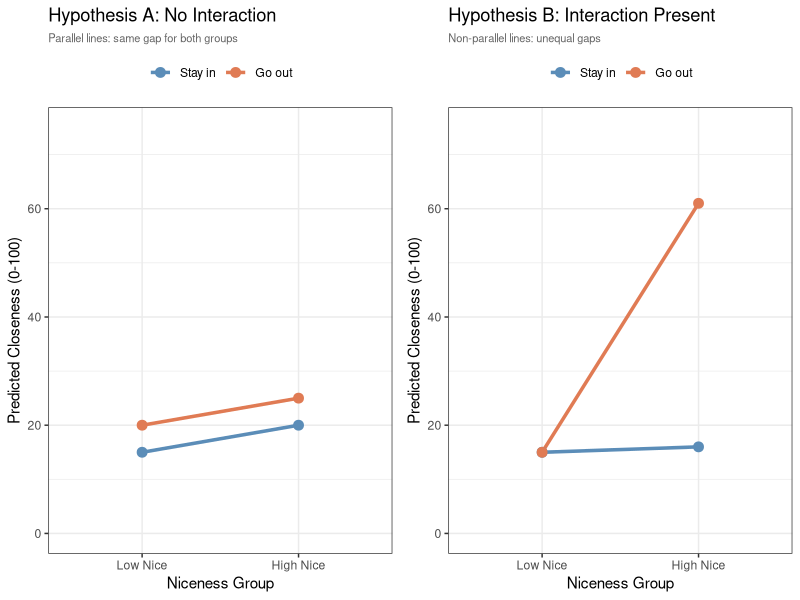
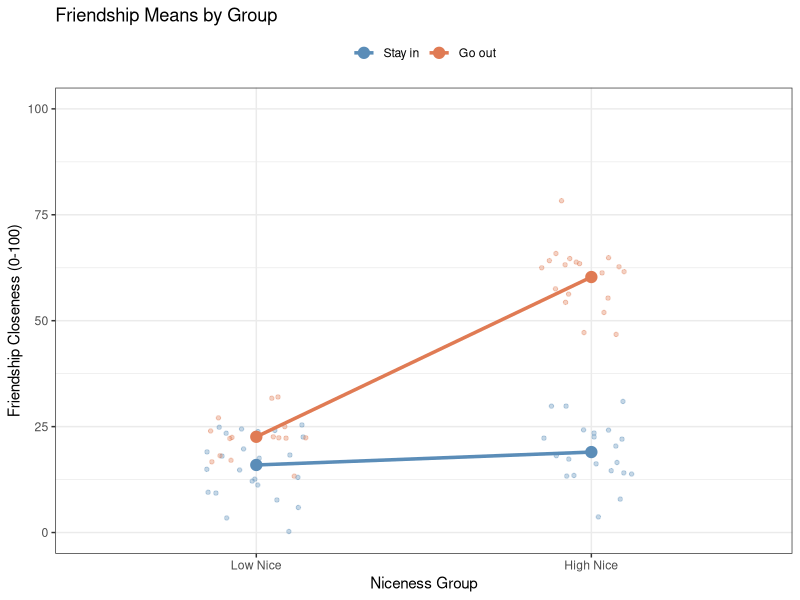
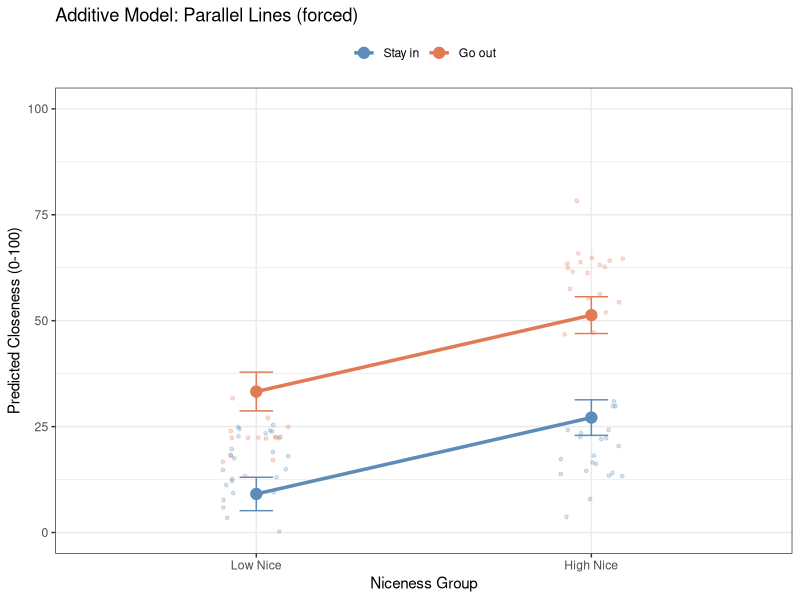
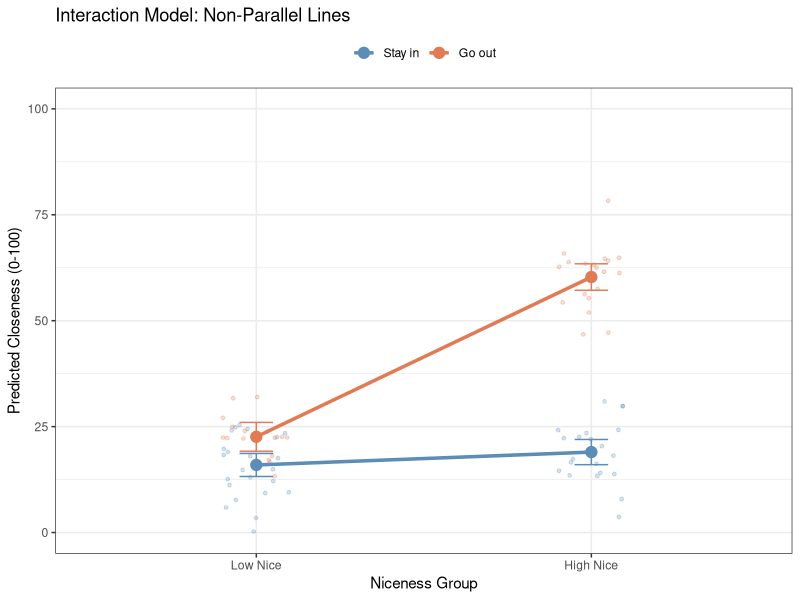
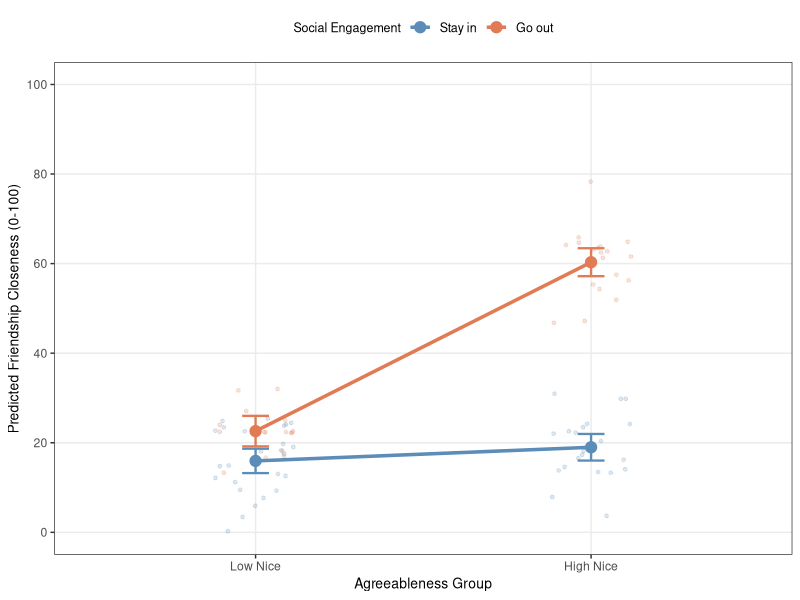

Reproduce these figures in R, in order.
## ---- chunk 1
knitr::opts_chunk$set(echo = FALSE)
knitr::opts_chunk$set(message = FALSE)
knitr::opts_chunk$set(warning = FALSE)
knitr::opts_chunk$set(fig.width = 4.5)
knitr::opts_chunk$set(fig.height = 3.5)
knitr::opts_chunk$set(fig.align = 'center')
knitr::opts_chunk$set(fig.show = "hold")
## ---- chunk 2
library(tidyverse)
library(ggplot2)
library(emmeans)
library(gridExtra)
## ---- chunk 3
#| fig-cap: "The 2 × 2 version of the two hypotheses. With only two levels on the x axis, non-parallel no longer means different slopes; it means differently sized gaps."
#| fig-alt: "Two side-by-side line graphs, each with Low Nice and High Nice on the x axis and predicted closeness from 0 to 75 on the y axis, and two connected points per Going Out group. In the left panel, Hypothesis A No Interaction, the Stay in line rises from 15 to 20 and the Go out line rises from 20 to 25, so the two lines are parallel and the vertical gap stays at 5. In the right panel, Hypothesis B Interaction Present, both lines start at 15 for Low Nice, but the Stay in line rises only to 16 while the Go out line jumps to 61, opening a large gap at the right."

## Hypothesis A: No interaction (equal gaps)
df_A <- data.frame(
  NiceGroup = rep(c("Low Nice", "High Nice"), 2),
  GoingOut  = rep(c("Stay in", "Go out"), each = 2),
  Predicted = c(15, 20, 20, 25)
)
df_A$NiceGroup <- factor(df_A$NiceGroup, levels = c("Low Nice", "High Nice"))
df_A$GoingOut  <- factor(df_A$GoingOut,  levels = c("Stay in", "Go out"))

p_A <- ggplot(df_A, aes(x = NiceGroup, y = Predicted,
                         color = GoingOut, group = GoingOut)) +
  geom_line(linewidth = 1.2) +
  geom_point(size = 3) +
  scale_color_manual(values = c("Stay in" = "#5b8db8", "Go out" = "#e07b54")) +
  scale_y_continuous(limits = c(0, 75)) +
  labs(title = "Hypothesis A: No Interaction",
       subtitle = "Parallel lines: same gap for both groups",
       x = "Niceness Group", y = "Predicted Closeness (0-100)",
       color = NULL) +
  theme_bw() +
  theme(legend.position = "top",
        plot.subtitle = element_text(size = 8, color = "grey40"))

## Hypothesis B: Interaction (unequal gaps)
df_B <- data.frame(
  NiceGroup = rep(c("Low Nice", "High Nice"), 2),
  GoingOut  = rep(c("Stay in", "Go out"), each = 2),
  Predicted = c(15, 16, 15, 61)
)
df_B$NiceGroup <- factor(df_B$NiceGroup, levels = c("Low Nice", "High Nice"))
df_B$GoingOut  <- factor(df_B$GoingOut,  levels = c("Stay in", "Go out"))

p_B <- ggplot(df_B, aes(x = NiceGroup, y = Predicted,
                         color = GoingOut, group = GoingOut)) +
  geom_line(linewidth = 1.2) +
  geom_point(size = 3) +
  scale_color_manual(values = c("Stay in" = "#5b8db8", "Go out" = "#e07b54")) +
  scale_y_continuous(limits = c(0, 75)) +
  labs(title = "Hypothesis B: Interaction Present",
       subtitle = "Non-parallel lines: unequal gaps",
       x = "Niceness Group", y = "Predicted Closeness (0-100)",
       color = NULL) +
  theme_bw() +
  theme(legend.position = "top",
        plot.subtitle = element_text(size = 8, color = "grey40"))

gridExtra::grid.arrange(p_A, p_B, ncol = 2)
## ---- chunk 4
set.seed(42)
n <- 200
X <- runif(n, 0, 10)
Z <- rbinom(n, 1, 0.5)
Y <- 0.05 * X + 0 * Z + 5 * X * Z + 15 + rnorm(n, sd = 7)
Friend.Data.Full <- data.frame(BeingNice = X, GoingOut = Z, Closeness = Y)
Friend.Data.Full$GoingOut_ <- factor(Friend.Data.Full$GoingOut,
                                     levels = c(0, 1),
                                     labels = c("Stay in", "Go out"))

# Create niceness group for extremes
Friend.Data.Full$NiceGroup_ <- ifelse(Friend.Data.Full$BeingNice < 2,  "Low Nice",
                               ifelse(Friend.Data.Full$BeingNice > 8, "High Nice", NA))

# Keep only extreme groups
Friend.Data <- Friend.Data.Full %>%
  filter(!is.na(NiceGroup_)) %>%
  mutate(NiceGroup_ = factor(NiceGroup_, levels = c("Low Nice", "High Nice")))

n_low_stayin  <- sum(Friend.Data$NiceGroup_ == "Low Nice"  & Friend.Data$GoingOut_ == "Stay in")
n_low_goout   <- sum(Friend.Data$NiceGroup_ == "Low Nice"  & Friend.Data$GoingOut_ == "Go out")
n_high_stayin <- sum(Friend.Data$NiceGroup_ == "High Nice" & Friend.Data$GoingOut_ == "Stay in")
n_high_goout  <- sum(Friend.Data$NiceGroup_ == "High Nice" & Friend.Data$GoingOut_ == "Go out")
## ---- chunk 5
Friend.Data %>%
  group_by(NiceGroup_, GoingOut_) %>%
  summarise(n = n(),
            M_Close  = round(mean(Closeness), 2),
            SD_Close = round(sd(Closeness), 2),
            .groups = "drop")
## ---- chunk 6
#| fig-cap: "The four cells before any model is fit. Jittered raw scores with the observed cell means connected by group."
#| fig-alt: "A plot with Low Nice and High Nice on the x axis and Friendship Closeness 0 to 100 on the y axis, showing jittered raw data points and two connected cell-mean lines. The blue Stay in line is nearly flat, from about 16 to 19. The orange Go out line rises steeply from about 23 to about 60. The Go out High Nice cluster of points sits well above every other cell."

cell_means <- Friend.Data %>%
  group_by(NiceGroup_, GoingOut_) %>%
  summarise(M = mean(Closeness), .groups = "drop")

ggplot(Friend.Data, aes(x = NiceGroup_, y = Closeness, color = GoingOut_)) +
  geom_jitter(width = 0.15, alpha = 0.35, size = 1.2) +
  geom_line(data = cell_means, aes(y = M, group = GoingOut_), linewidth = 1.2) +
  geom_point(data = cell_means, aes(y = M), size = 3.5) +
  scale_color_manual(values = c("Stay in" = "#5b8db8", "Go out" = "#e07b54")) +
  scale_y_continuous(limits = c(0, 100)) +
  labs(title = "Friendship Means by Group",
       x = "Niceness Group", y = "Friendship Closeness (0-100)",
       color = NULL) +
  theme_bw() +
  theme(legend.position = "top")
## ---- chunk 7
Model.1 <- lm(Closeness ~ NiceGroup_ + GoingOut_, data = Friend.Data)
summary(Model.1)
## ---- chunk 8
R2.1 <- summary(Model.1)$r.squared
R2.2.temp <- summary(lm(Closeness ~ NiceGroup_ * GoingOut_, data = Friend.Data))$r.squared
## ---- chunk 9
#| fig-cap: "The additive model's estimated cell means, with error bars and the raw data behind them. The lines are parallel because the model is not permitted to draw anything else."
#| fig-alt: "A plot with Low Nice and High Nice on the x axis and predicted closeness 0 to 100 on the y axis, showing two parallel rising lines with error bars over faint raw data. The blue Stay in line runs from about 9 to 27 and the orange Go out line from about 33 to 51, both at the same angle. The raw points do not match: the actual Go out High Nice points cluster near 60, well above the line drawn for them, and the Stay in points sit near 16 to 19 rather than on their line."

Add.Em <- emmeans(Model.1, ~ NiceGroup_ | GoingOut_)
Add.Plot <- as.data.frame(Add.Em)

ggplot(Add.Plot, aes(x = NiceGroup_, y = emmean,
                     color = GoingOut_, group = GoingOut_)) +
  geom_point(data = Friend.Data,
             aes(x = NiceGroup_, y = Closeness, color = GoingOut_),
             alpha = 0.25, size = 1, position = position_jitter(width = 0.1)) +
  geom_line(linewidth = 1.2) +
  geom_point(size = 3.5) +
  geom_errorbar(aes(ymin = lower.CL, ymax = upper.CL), width = 0.1) +
  scale_color_manual(values = c("Stay in" = "#5b8db8", "Go out" = "#e07b54")) +
  scale_y_continuous(limits = c(0, 100)) +
  labs(title = "Additive Model: Parallel Lines (forced)",
       x = "Niceness Group", y = "Predicted Closeness (0-100)",
       color = NULL) +
  theme_bw() +
  theme(legend.position = "top")
## ---- chunk 10
Model.2 <- lm(Closeness ~ NiceGroup_ * GoingOut_, data = Friend.Data)
summary(Model.2)
## ---- chunk 11
R2.1 <- summary(Model.1)$r.squared
R2.2 <- summary(Model.2)$r.squared
aov_comp  <- anova(Model.1, Model.2)
delta_F   <- round(aov_comp$F[2], 2)
delta_df1 <- aov_comp$Df[2]
delta_df2 <- aov_comp$Res.Df[2]
delta_p   <- aov_comp$`Pr(>F)`[2]
## ---- chunk 12
knitr::kable(anova(Model.1, Model.2), digits = 3,
             caption = "Model Comparison: Additive vs. Interaction")
## ---- chunk 13
cat("Additive model R-squared:    ", round(R2.1, 3), "\n")
cat("Interaction model R-squared: ", round(R2.2, 3), "\n")
cat("Change in R-squared:         ", round(R2.2 - R2.1, 3), "\n")
## ---- chunk 14
#| fig-cap: "The interaction model's estimated cell means. Freed to give each row its own gap, the model reproduces the four observed cell means exactly."
#| fig-alt: "A plot with Low Nice and High Nice on the x axis and predicted closeness 0 to 100 on the y axis, showing two clearly non-parallel lines with error bars over faint raw data. The blue Stay in line is nearly flat, from about 16 to 19. The orange Go out line climbs steeply from about 23 to about 60. The raw points now sit tightly around their own cell means."

Inter.Em <- emmeans(Model.2, ~ NiceGroup_ | GoingOut_)
Inter.Plot <- as.data.frame(Inter.Em)

ggplot(Inter.Plot, aes(x = NiceGroup_, y = emmean,
                       color = GoingOut_, group = GoingOut_)) +
  geom_point(data = Friend.Data,
             aes(x = NiceGroup_, y = Closeness, color = GoingOut_),
             alpha = 0.25, size = 1, position = position_jitter(width = 0.1)) +
  geom_line(linewidth = 1.2) +
  geom_point(size = 3.5) +
  geom_errorbar(aes(ymin = lower.CL, ymax = upper.CL), width = 0.1) +
  scale_color_manual(values = c("Stay in" = "#5b8db8", "Go out" = "#e07b54")) +
  scale_y_continuous(limits = c(0, 100)) +
  labs(title = "Interaction Model: Non-Parallel Lines",
       x = "Niceness Group", y = "Predicted Closeness (0-100)",
       color = NULL) +
  theme_bw() +
  theme(legend.position = "top")
## ---- chunk 15
summary(Model.2)
## ---- chunk 16
B0 <- round(coef(Model.2)["(Intercept)"], 2)
B1 <- round(coef(Model.2)["NiceGroup_High Nice"], 2)
B2 <- round(coef(Model.2)["GoingOut_Go out"], 2)
B3 <- round(coef(Model.2)["NiceGroup_High Nice:GoingOut_Go out"], 2)
SE3 <- round(summary(Model.2)$coefficients["NiceGroup_High Nice:GoingOut_Go out", "Std. Error"], 2)
t3  <- round(summary(Model.2)$coefficients["NiceGroup_High Nice:GoingOut_Go out", "t value"], 2)
p3  <- summary(Model.2)$coefficients["NiceGroup_High Nice:GoingOut_Go out", "Pr(>|t|)"]
## ---- chunk 17
Fit.2 <- emmeans(Model.2, ~ NiceGroup_ | GoingOut_)
pairs(Fit.2, adjust = "none") %>% summary(infer = TRUE)
## ---- chunk 18
se_out <- pairs(Fit.2, adjust = "none") %>% summary(infer = TRUE)
se_df  <- as.data.frame(se_out)
b_stayin <- round(se_df$estimate[se_df$GoingOut_ == "Stay in"], 2)
b_goout  <- round(se_df$estimate[se_df$GoingOut_ == "Go out"],  2)
p_stayin <- se_df$p.value[se_df$GoingOut_ == "Stay in"]
p_goout  <- se_df$p.value[se_df$GoingOut_ == "Go out"]
t_stayin <- round(se_df$t.ratio[se_df$GoingOut_ == "Stay in"], 2)
t_goout  <- round(se_df$t.ratio[se_df$GoingOut_ == "Go out"],  2)
se_stayin <- round(se_df$SE[se_df$GoingOut_ == "Stay in"], 2)
se_goout  <- round(se_df$SE[se_df$GoingOut_ == "Go out"],  2)
## ---- chunk 19
eff_size(Fit.2,
         sigma = sigma(Model.2),
         edf   = df.residual(Model.2),
         method = "pairwise")
## ---- chunk 20
d_out   <- eff_size(Fit.2, sigma = sigma(Model.2), edf = df.residual(Model.2))
d_df    <- as.data.frame(d_out)
d_stay  <- round(abs(d_df$effect.size[d_df$GoingOut_ == "Stay in"]), 2)
d_go    <- round(abs(d_df$effect.size[d_df$GoingOut_ == "Go out"]),  2)
## ---- chunk 21
sm2    <- summary(Model.2)$coefficients
sm1_f  <- summary(Model.1)$fstatistic
m1_F   <- round(sm1_f[1], 2)
m1_df1 <- sm1_f[2]
m1_df2 <- sm1_f[3]

cell_desc <- Friend.Data %>%
  group_by(NiceGroup_, GoingOut_) %>%
  summarise(M = round(mean(Closeness), 1),
            SD = round(sd(Closeness), 1), .groups = "drop")

m_ln_si  <- cell_desc$M[cell_desc$NiceGroup_ == "Low Nice"  & cell_desc$GoingOut_ == "Stay in"]
sd_ln_si <- cell_desc$SD[cell_desc$NiceGroup_ == "Low Nice"  & cell_desc$GoingOut_ == "Stay in"]
m_ln_go  <- cell_desc$M[cell_desc$NiceGroup_ == "Low Nice"  & cell_desc$GoingOut_ == "Go out"]
sd_ln_go <- cell_desc$SD[cell_desc$NiceGroup_ == "Low Nice"  & cell_desc$GoingOut_ == "Go out"]
m_hn_si  <- cell_desc$M[cell_desc$NiceGroup_ == "High Nice" & cell_desc$GoingOut_ == "Stay in"]
sd_hn_si <- cell_desc$SD[cell_desc$NiceGroup_ == "High Nice" & cell_desc$GoingOut_ == "Stay in"]
m_hn_go  <- cell_desc$M[cell_desc$NiceGroup_ == "High Nice" & cell_desc$GoingOut_ == "Go out"]
sd_hn_go <- cell_desc$SD[cell_desc$NiceGroup_ == "High Nice" & cell_desc$GoingOut_ == "Go out"]
## ---- chunk 22
#| fig-alt: "A publication-style figure with Agreeableness Group, Low Nice and High Nice, on the x axis and Predicted Friendship Closeness 0 to 100 on the y axis. Two non-parallel lines connect model-estimated cell means with 95 percent confidence error bars, over faint jittered raw data. The blue Stay in line is nearly flat from about 16 to 19; the orange Go out line rises steeply from about 23 to about 60. The legend, titled Social Engagement, sits above the plot."

# APA interaction plot: categorical × categorical
Fig.Data <- as.data.frame(emmeans(Model.2, ~ NiceGroup_ | GoingOut_))

ggplot(Fig.Data, aes(x = NiceGroup_, y = emmean,
                     color = GoingOut_, group = GoingOut_)) +
  # Raw data (faint)
  geom_point(data = Friend.Data,
             aes(x = NiceGroup_, y = Closeness, color = GoingOut_),
             alpha = 0.20, size = 1,
             position = position_jitter(width = 0.12)) +
  # Confidence intervals
  geom_errorbar(aes(ymin = lower.CL, ymax = upper.CL),
                width = 0.08, linewidth = 0.8) +
  # Connecting lines
  geom_line(linewidth = 1.2) +
  # Cell mean points
  geom_point(size = 3.5) +
  scale_color_manual(values = c("Stay in" = "#5b8db8",
                                "Go out"  = "#e07b54"),
                     labels = c("Stay in", "Go out")) +
  scale_y_continuous(limits = c(0, 100),
                     breaks = seq(0, 100, 20)) +
  labs(x     = "Agreeableness Group",
       y     = "Predicted Friendship Closeness (0-100)",
       color = "Social Engagement") +
  theme_bw() +
  theme(legend.position   = "top",
        legend.title      = element_text(size = 9),
        legend.text       = element_text(size = 9),
        axis.title        = element_text(size = 10),
        panel.grid.minor  = element_blank())
## ---- chunk 23
anova(Model.2)
## ---- chunk 24
aov_tab <- anova(Model.2)
F_int   <- round(aov_tab$`F value`[3], 2)
# Square the UNROUNDED t, or this lands 0.01 away from F and ruins the point
t3_raw  <- summary(Model.2)$coefficients["NiceGroup_High Nice:GoingOut_Go out", "t value"]
t3_sq   <- round(t3_raw^2, 2)
carAov  <- car::Anova(Model.2, type = 2)
F_nice_I  <- round(aov_tab$`F value`[1], 2)
F_nice_II <- round(carAov$`F value`[1], 2)
F_go_I    <- round(aov_tab$`F value`[2], 2)
F_go_II   <- round(carAov$`F value`[2], 2)
F_int_II  <- round(carAov$`F value`[3], 2)
## ---- chunk 25
car::Anova(Model.2, type = 2)
